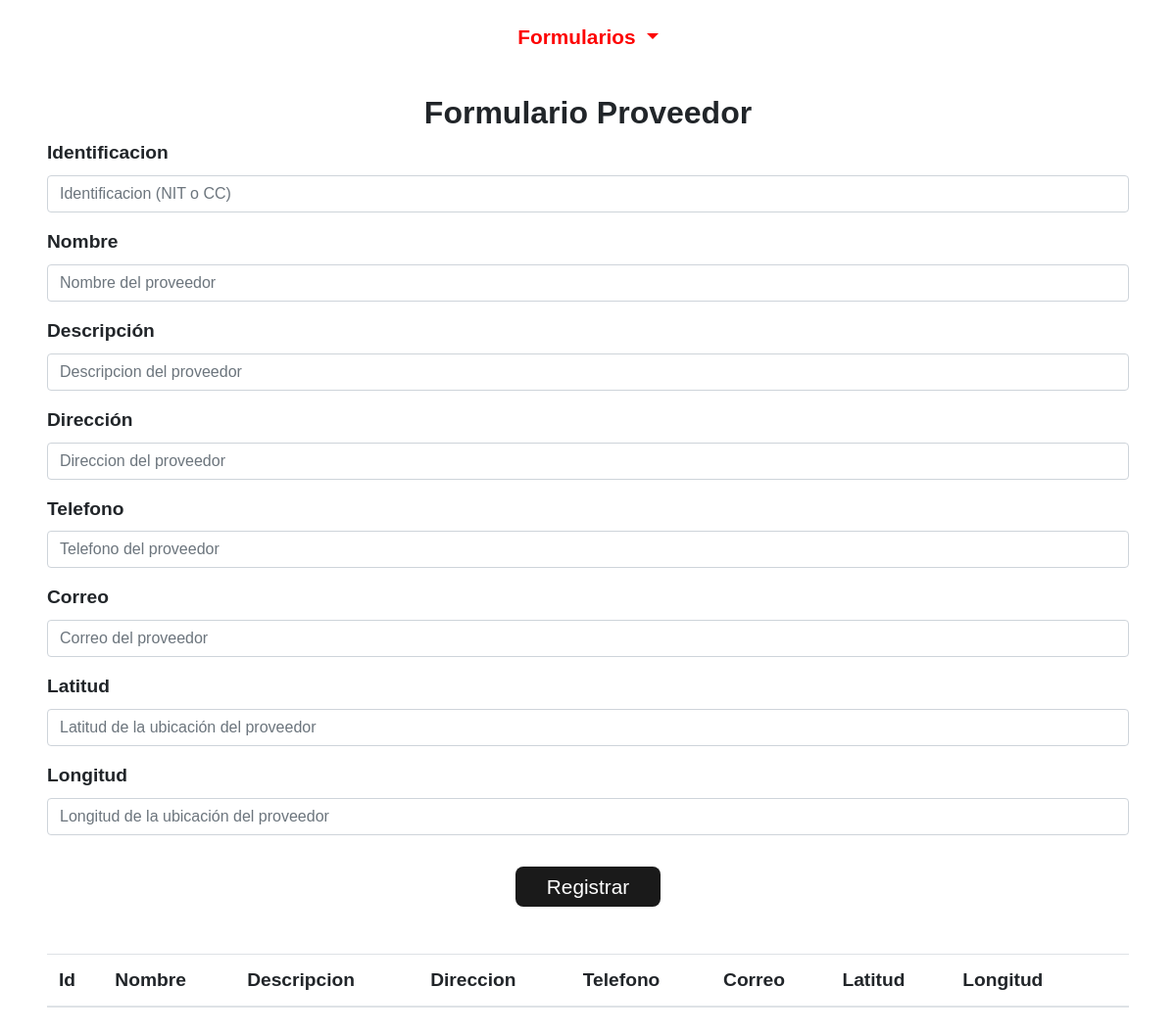
/Admin/proveedor/form_proveedor.php, run on an earlier commit of the app's database.
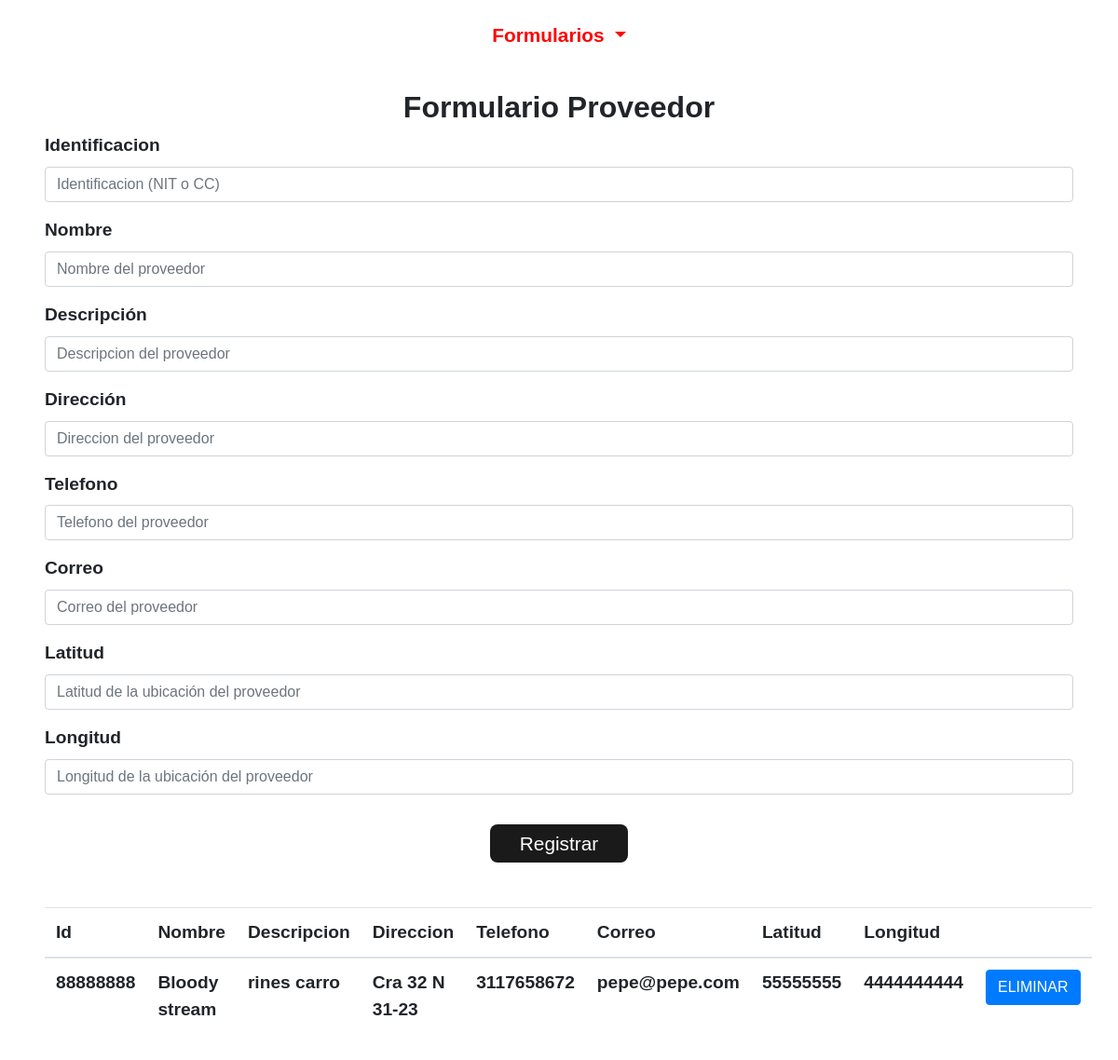
And on a later commit of the database.
### tables this page shows
CREATE TABLE `tblproveedores` (
  `Id_Proveedor` varchar(20) NOT NULL,
  `Nombre` varchar(50) NOT NULL,
  `Descripcion` varchar(50) NOT NULL,
  `Direccion` varchar(50) NOT NULL,
  `Telefono` varchar(50) NOT NULL,
  `Correo` varchar(50) NOT NULL,
  `Latitud` varchar(20) NOT NULL,
  `Longitud` varchar(20) NOT NULL
);

### Admin/proveedor/form_proveedor.php (the view, shortened to what this page needs)
<?php
    include '../../conexion.php';
?>
    <!DOCTYPE html>
    <html lang="es">
    <head>
        <link rel="stylesheet" href="https://cdn.jsdelivr.net/npm/bootstrap@4.5.3/dist/css/bootstrap.min.css">
        <link rel="stylesheet" href="../../css/estilo.css">
        <link href="https://unpkg.com/ionicons@4.5.10-0/dist/css/ionicons.min.css" rel="stylesheet">
    </head>
    <body>
        <section class="fixed-top">
            <nav class="navbar navbar-expand-lg navbar-light bg-nav">
                <div class="col-12 btn-group btn-block text-center">
                    <button type="button" class="btn btn-invi dropdown-toggle" data-toggle="dropdown" data-display="static" aria-haspopup="true" aria-expanded="false">
                                Formularios
                            </button>
                </div>
            </nav>
        </section>
        <div class="container formularios col-12 mt-5 p-sm-5">
            <div class="stinky text-center">
                <h2>Formulario Proveedor</h2>
            </div>
            <form action="ingresar_proveedor.php" name="add_form" method="post">
                <div class="form-group">
                    <label>Identificacion</label>
                    <input type="text" class="form-control" id="id" name="id" placeholder="Identificacion (NIT o CC)">
                </div>
                <div class="form-group">
                    <label>Nombre</label>
                    <input type="text" class="form-control" id="nombre" name="nombre" placeholder="Nombre del proveedor">
                </div>
                <div class="form-group">
                    <label>Descripción</label>
                    <input type="text" class="form-control" id="descripcion" name="descripcion" placeholder="Descripcion del proveedor">
                </div>
                <div class="form-group">
                    <label>Dirección</label>
                    <input type="text" class="form-control" id="direccion" name="direccion" placeholder="Direccion del proveedor">
                </div>
                <div class="form-group">
                    <label>Telefono</label>
                    <input type="text" class="form-control" id="tel" name="tel" placeholder="Telefono del proveedor">
                </div>
                <div class="form-group">
                    <label>Correo</label>
                    <input type="email" class="form-control" id="corr" name="corr" placeholder="Correo del proveedor">
                </div>
                <div class="form-group">
                    <label>Latitud</label>
                    <input type="text" class="form-control" id="lat" name="lat" placeholder="Latitud de la ubicación del proveedor">
                </div>
                <div class="form-group">
                    <label>Longitud</label>
                    <input type="text" class="form-control" id="long" name="long" placeholder="Longitud de la ubicación del proveedor">
                </div>
                <div class="form-group text-center mb-5">
                    <button type="button" class="btn btn-color">Registrar</button>
                </div>
            </form>
            <div class="tabla-admin mt-4">
                <table class="table table-hover">
                    <thead class="thead">
                        <th>Id</th>
                        <th>Nombre</th>
                        <th>Descripcion</th>
                        <th>Direccion</th>
                        <th>Telefono</th>
                        <th>Correo</th>
                        <th>Latitud</th>
                        <th>Longitud</th>
                        <th></th>
                    </thead>
                    <?php
                        $sel = $conn ->query("SELECT * FROM tblproveedores ");
                        while ($fila = $sel -> fetch_assoc()) {
                        ?>
                    <tr>
                        <td>
                            <?php echo $fila['Id_Proveedor'] ?>
                        </td>
                        <td>
                            <?php echo $fila['Nombre'] ?>
                        </td>
                        <td>
                            <?php echo $fila['Descripcion'] ?>
                        </td>
                        <td>
                            <?php echo $fila['Direccion'] ?>
                        </td>
                        <td>
                            <?php echo $fila['Telefono'] ?>
                        </td>
                        <td>
                            <?php echo $fila['Correo'] ?>
                        </td>
                        <td>
                            <?php echo $fila['Latitud'] ?>
                        </td>
                        <td>
                            <?php echo $fila['Longitud'] ?>
                        </td>
                        <td><a href="#" onclick="preguntar(<?php echo $fila['Id_Proveedor']?>)"><button type="button" class="btn btn-primary">ELIMINAR</button></a></td>
                    </tr>
                    <?php } ?>
                </table>
            </div>
        </div>
    </body>
    </html>

### css/estilo.css (style rules this page uses)
* { max-width: 100%; margin: 0; }
body { font-size: 1.2rem; font-family: 'Source Sans Pro', sans-serif; font-weight: 700; }
h1, h2, h3 { font-weight: 900; }
.btn-color { background-color: #1A1A1A; color: #ffffff; border: none; font-size: 1.3rem; padding: 0.3rem 2rem; border-radius: 0.5rem; margin-top: 1rem; }
.btn-invi { background-color: rgba(0, 0, 0, 0); color: #FD0404; border: none; font-size: 1.3rem; border-radius: 0.5rem; }
.navbar { padding: 1rem; }
.bg-nav { background-color: #ffffff; }
.dropdown-toggle { font-weight: 700; }

What changed in the data, as far as the page shows it:
added tblproveedores: Id_Proveedor "88888888", Nombre "Bloody stream", Descripcion "rines carro", Direccion "Cra 32 N 31-23", Telefono "3117658672", Correo "pepe@pepe.com", Latitud "55555555", Longitud "4444444444"
